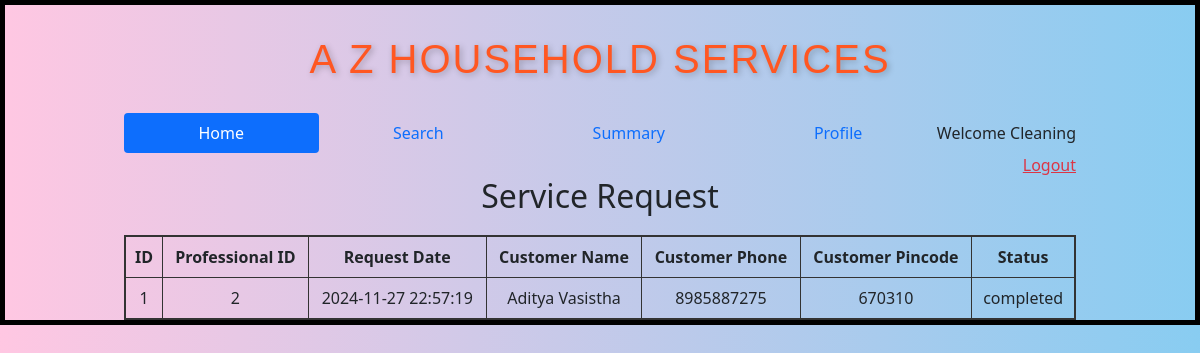
Page /professional/Cleaning/2 on the earlier database version.
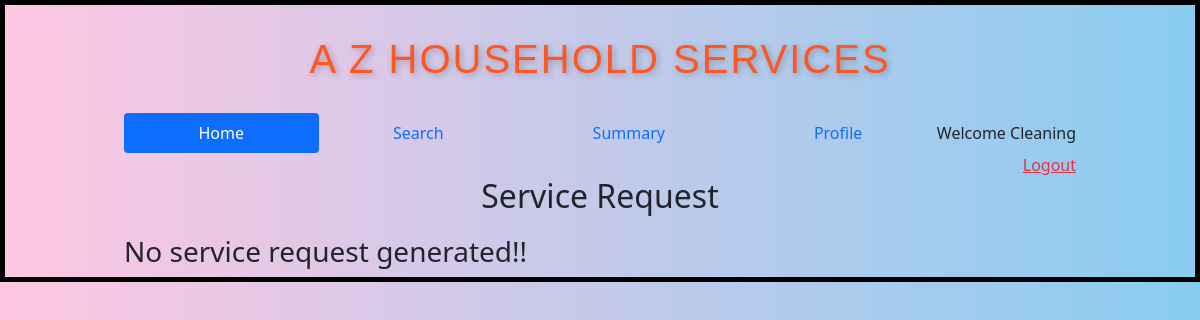
Same page on the later database version.
### backend/models.py (models this page shows)
class ServiceProf(db.Model):
    __tablename__="service_prof"
    id=db.Column(db.Integer,primary_key=True)
    email=db.Column(db.String,unique=True,nullable=False)
    password=db.Column(db.String,nullable=False)
    full_name=db.Column(db.String,nullable=False)
    phone_no=db.Column(db.String,nullable=False)
    experience=db.Column(db.Integer,default=0)
    service_name=db.Column(db.String,nullable=False)
    address=db.Column(db.String,nullable=False)
    pincode=db.Column(db.Integer,nullable=False)
    resume_path = db.Column(db.String, nullable=True)
    status=db.Column(db.String,default="available")
    approv_status=db.Column(db.String,default="pending")
    rating=db.Column(db.Integer,default=0)
    service_requests=db.relationship("ServiceRequest",cascade="all,delete",backref="service_prof",lazy=True)

class ServiceRequest(db.Model):
    __tablename="service_request"
    id=db.Column(db.Integer,primary_key=True)
    service_id = db.Column(db.Integer, db.ForeignKey("service.id"), nullable=False)
    customer_id = db.Column(db.Integer, db.ForeignKey("user_info.id"), nullable=False)
    proff_id = db.Column(db.Integer, db.ForeignKey("service_prof.id"), nullable=False)
    request_date=db.Column(db.DateTime,nullable=False)
    done_date=db.Column(db.DateTime,nullable=True)
    status=db.Column(db.String,default="requested")
    rating=db.Column(db.Integer,default=0)
    feedback=db.Column(db.String,nullable=True)

class UserInfo(db.Model):
    __tablename="user_info"
    id=db.Column(db.Integer,primary_key=True)
    email=db.Column(db.String,unique=True,nullable=False)
    password=db.Column(db.String,nullable=False)
    role=db.Column(db.Integer,default=1)
    full_name=db.Column(db.String,nullable=False)
    phone_no=db.Column(db.String,nullable=False)
    address=db.Column(db.String,nullable=False)
    pincode=db.Column(db.Integer,nullable=False)
    service_req=db.relationship("ServiceRequest",cascade="all,delete",backref="user_info",lazy=True)

### backend/controllers.py (the view)
@app.route("/professional/<name>/<id>")
def prof_dashboard(name,id):
    user = ServiceProf.query.filter_by(id=id).first()
    if user:
        service_requests = user.service_requests
        for request in service_requests:
            customer = UserInfo.query.filter_by(id=request.customer_id).first()
            request.customer = customer
    else:
        service_requests = []
    return render_template("prof_dashboard.html",id=id,name=name,ser_req=service_requests)

### templates/prof_dashboard.html
{% extends "prof_layout.html" %}
{% block content %}
<h2 style="text-align: center; margin-bottom: 20px;">Service Request</h2>
{% if ser_req %}
    <table style="width: 100%; border-collapse: collapse; border: 2px solid #333;">
        <thead>
            <tr>
                <th style="border: 1px solid #333; padding: 8px; text-align: center;">ID</th>
                <th style="border: 1px solid #333; padding: 8px; text-align: center;">Professional ID</th>
                <th style="border: 1px solid #333; padding: 8px; text-align: center;">Request Date</th>
                <th style="border: 1px solid #333; padding: 8px; text-align: center;">Customer Name</th>
                <th style="border: 1px solid #333; padding: 8px; text-align: center;">Customer Phone</th>
                <th style="border: 1px solid #333; padding: 8px; text-align: center;">Customer Pincode</th>
                <th style="border: 1px solid #333; padding: 8px; text-align: center;">Status</th>
            </tr>
        </thead>
        <tbody>
            {% for r in ser_req %}
            <tr>
                <td style="border: 1px solid #333; padding: 8px; text-align: center;">{{ r.id }}</td>
                <td style="border: 1px solid #333; padding: 8px; text-align: center;">{{ r.proff_id }}</td>
                <td style="border: 1px solid #333; padding: 8px; text-align: center;">{{ r.request_date.strftime('%Y-%m-%d %H:%M:%S') }}</td>
                <td style="border: 1px solid #333; padding: 8px; text-align: center;">{{ r.customer.full_name }}</td>
                <td style="border: 1px solid #333; padding: 8px; text-align: center;">{{ r.customer.phone_no }}</td>
                <td style="border: 1px solid #333; padding: 8px; text-align: center;">{{ r.customer.pincode }}</td>
                <td style="border: 1px solid #333; padding: 8px; text-align: center;">
                    {% if r.status == "requested" %}
                        <a href="{{ url_for('accept_request', name=name, id=id, request_id=r.id) }}" class="btn btn-success">Accept</a>
                        <a href="{{ url_for('reject_request', name=name, id=id, request_id=r.id) }}" class="btn btn-danger">Reject</a>
                    {% else %}
                        <span>{{ r.status }}</span>
                    {% endif %}
                </td>
            </tr>
            {% endfor %}
        </tbody>
    </table>
{% else %}
    <h3>No service request generated!!</h3>
{% endif %}
{% endblock %}

### templates/prof_layout.html (shortened to what this page needs)
<!DOCTYPE html>
<html>
    <head>
        <link rel="stylesheet" href="/static/styles/main.css">
        <link href="https://cdn.jsdelivr.net/npm/bootstrap@5.0.2/dist/css/bootstrap.min.css" rel="stylesheet">
    </head>
    <body>
        <div class="my_container2">
            <div class="heading" ><h1>A Z HOUSEHOLD SERVICES</h1></div>
            <div class="my_panel">
                <nav class="nav nav-pills flex-column flex-sm-row">
                    <a class="flex-sm-fill text-sm-center nav-link active" aria-current="page" href="#">Home</a>
                    <a class="flex-sm-fill text-sm-center nav-link" href="/professional/search/{{name}}/{{id}}">Search</a>
                    <a class="flex-sm-fill text-sm-center nav-link" href="/professional/summary/{{name}}/{{id}}">Summary</a>
                    <a class="flex-sm-fill text-sm-center nav-link" href="/edit_prof_profile/{{name}}/{{id}}">Profile</a>
                    <span class="navbar-text">
                        Welcome {{ name}}
                    </span>
                  </nav>
        <div style="text-align:right;"><a href="/login" class="link-danger">Logout</a></div>
        {%block content%}
        {%endblock%}
            </div>
        </div>
    </body>
</html>

Differences in the rows shown:
removed ServiceProf: service_name "Cleaning"
no longer on this page (row edited): ServiceRequest: id "1", proff_id "2", request_date "2024-11-27 22:57:19", customer.full_name "Aditya Vasistha", customer.phone_no "8985887275", customer.pincode "670310", status "completed"
Other differences:
{{ name }}: (not shown) → "Cleaning"
text no longer shown: "ID Professional ID Request Date Customer Name Customer Phone Customer Pincode Status"
text now shown: "No service request generated!!"
